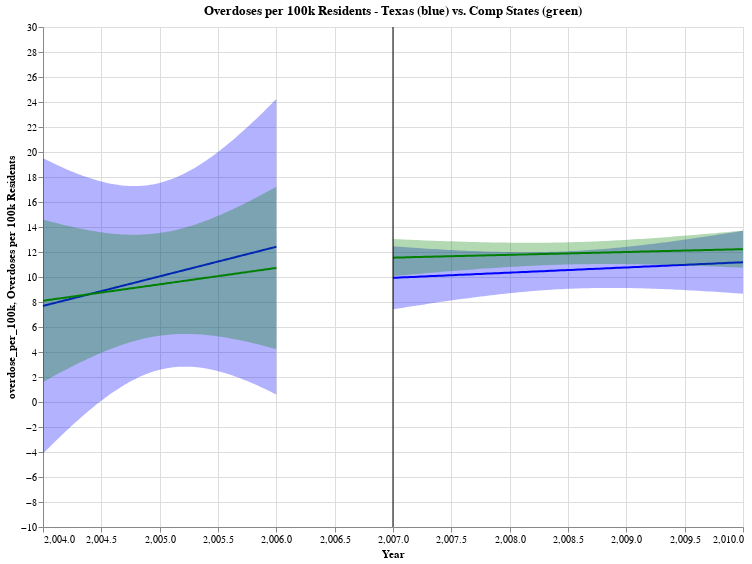

Notebook cell for this chart:
### Code cell
(reg_chart_tx_b4 + reg_chart_tx_after + reg_chart_comp_b4 + reg_chart_comp_after + line).properties(width=700, height=500)

### Figure 1 — Vega-Lite specification as saved in the notebook (floating-point values rounded to 4 significant figures)
{"config": {"view": {"continuousWidth": 400, "continuousHeight": 300}}, "layer": [{"mark": "errorband", "encoding": {"color": {"value": "blue"}, "x": {"field": "Year", "type": "quantitative"}, "y": {"field": "ci_low", "title": "overdose_per_100k", "type": "quantitative"}, "y2": {"field": "ci_high"}}}, {"mark": "line", "encoding": {"color": {"value": "blue"}, "x": {"field": "Year", "scale": {"zero": false}, "title": "Year", "type": "quantitative"}, "y": {"field": "overdose_per_100k", "scale": {"zero": false}, "title": "Overdoses per 100k Residents", "type": "quantitative"}}, "title": "Overdoses per 100k Residents - Texas (blue) vs. Comp States (green)"}, {"layer": [{"mark": "errorband", "encoding": {"color": {"value": "blue"}, "x": {"field": "Year", "type": "quantitative"}, "y": {"field": "ci_low", "title": "overdose_per_100k", "type": "quantitative"}, "y2": {"field": "ci_high"}}}, {"mark": "line", "encoding": {"color": {"value": "blue"}, "x": {"field": "Year", "scale": {"zero": false}, "title": "Year", "type": "quantitative"}, "y": {"field": "overdose_per_100k", "scale": {"zero": false}, "title": "Overdoses per 100k Residents", "type": "quantitative"}}, "title": "Overdoses per 100k Residents - Texas (blue) vs. Comp States (green)"}], "data": {"name": "data-5cb41b85d7b09323a533f4be7471e7a3"}}, {"layer": [{"mark": "errorband", "encoding": {"color": {"value": "green"}, "x": {"field": "Year", "type": "quantitative"}, "y": {"field": "ci_low", "title": "overdose_per_100k", "type": "quantitative"}, "y2": {"field": "ci_high"}}}, {"mark": "line", "encoding": {"color": {"value": "green"}, "x": {"field": "Year", "scale": {"zero": false}, "title": "Year", "type": "quantitative"}, "y": {"field": "overdose_per_100k", "scale": {"zero": false}, "title": "Overdoses per 100k Residents", "type": "quantitative"}}, "title": "Overdoses per 100k Residents - Comp States"}], "data": {"name": "data-4c9994d3fb54210284970ab043976a4b"}}, {"layer": [{"mark": "errorband", "encoding": {"color": {"value": "green"}, "x": {"field": "Year", "type": "quantitative"}, "y": {"field": "ci_low", "title": "overdose_per_100k", "type": "quantitative"}, "y2": {"field": "ci_high"}}}, {"mark": "line", "encoding": {"color": {"value": "green"}, "x": {"field": "Year", "scale": {"zero": false}, "title": "Year", "type": "quantitative"}, "y": {"field": "overdose_per_100k", "scale": {"zero": false}, "title": "Overdoses per 100k Residents", "type": "quantitative"}}, "title": "Overdoses per 100k Residents - Comp States"}], "data": {"name": "data-390e4ed2e9b3b21114fd1c2f4bd684e0"}}, {"data": {"name": "data-666077794fe9b0ba4baa1b4b43e5789c"}, "mark": "rule", "encoding": {"color": {"field": "color", "scale": null, "type": "nominal"}, "x": {"field": "Date", "type": "quantitative"}}}], "data": {"name": "data-170b0f9d3f0b2bb10b5957f3c18a6f65"}, "height": 500, "width": 700, "$schema": "https://vega.github.io/schema/vega-lite/v4.17.0.json", "datasets": {"data-170b0f9d3f0b2bb10b5957f3c18a6f65": [{"Year": 2004.0, "overdose_per_100k": 7.687, "ci_low": -4.135, "ci_high": 19.51}, {"Year": 2004.0, "overdose_per_100k": 7.734, "ci_low": -3.946, "ci_high": 19.41}, {"Year": 2004.0, "overdose_per_100k": 7.781, "ci_low": -3.759, "ci_high": 19.32}, {"Year": 2004.0, "overdose_per_100k": 7.829, "ci_low": -3.573, "ci_high": 19.23}, {"Year": 2004.0, "overdose_per_100k": 7.876, "ci_low": -3.388, "ci_high": 19.14}, {"Year": 2004.0, "overdose_per_100k": 7.923, "ci_low": -3.204, "ci_high": 19.05}, {"Year": 2004.0, "overdose_per_100k": 7.971, "ci_low": -3.022, "ci_high": 18.96}, {"Year": 2004.0, "overdose_per_100k": 8.018, "ci_low": -2.841, "ci_high": 18.88}, {"Year": 2004.0, "overdose_per_100k": 8.065, "ci_low": -2.662, "ci_high": 18.79}, {"Year": 2004.0, "overdose_per_100k": 8.113, "ci_low": -2.484, "ci_high": 18.71}, {"Year": 2004.0, "overdose_per_100k": 8.16, "ci_low": -2.308, "ci_high": 18.63}, {"Year": 2004.0, "overdose_per_100k": 8.207, "ci_low": -2.133, "ci_high": 18.55}, {"Year": 2004.0, "overdose_per_100k": 8.255, "ci_low": -1.96, "ci_high": 18.47}, {"Year": 2004.0, "overdose_per_100k": 8.302, "ci_low": -1.789, "ci_high": 18.39}, {"Year": 2004.0, "overdose_per_100k": 8.349, "ci_low": -1.619, "ci_high": 18.32}, {"Year": 2004.0, "overdose_per_100k": 8.396, "ci_low": -1.452, "ci_high": 18.24}, {"Year": 2004.0, "overdose_per_100k": 8.444, "ci_low": -1.286, "ci_high": 18.17}, {"Year": 2004.0, "overdose_per_100k": 8.491, "ci_low": -1.123, "ci_high": 18.11}, {"Year": 2004.0, "overdose_per_100k": 8.538, "ci_low": -0.9616, "ci_high": 18.04}, {"Year": 2004.0, "overdose_per_100k": 8.586, "ci_low": -0.8024, "ci_high": 17.97}, {"Year": 2004.0, "overdose_per_100k": 8.633, "ci_low": -0.6455, "ci_high": 17.91}, {"Year": 2004.0, "overdose_per_100k": 8.68, "ci_low": -0.4909, "ci_high": 17.85}, {"Year": 2004.0, "overdose_per_100k": 8.728, "ci_low": -0.3388, "ci_high": 17.79}, {"Year": 2004.0, "overdose_per_100k": 8.775, "ci_low": -0.1891, "ci_high": 17.74}, {"Year": 2004.0, "overdose_per_100k": 8.822, "ci_low": -0.04212, "ci_high": 17.69}, {"Year": 2004.0, "overdose_per_100k": 8.87, "ci_low": 0.1022, "ci_high": 17.64}, {"Year": 2005.0, "overdose_per_100k": 8.917, "ci_low": 0.2438, "ci_high": 17.59}, {"Year": 2005.0, "overdose_per_100k": 8.964, "ci_low": 0.3824, "ci_high": 17.55}, {"Year": 2005.0, "overdose_per_100k": 9.012, "ci_low": 0.5181, "ci_high": 17.5}, {"Year": 2005.0, "overdose_per_100k": 9.059, "ci_low": 0.6508, "ci_high": 17.47}, {"Year": 2005.0, "overdose_per_100k": 9.106, "ci_low": 0.7803, "ci_high": 17.43}, {"Year": 2005.0, "overdose_per_100k": 9.153, "ci_low": 0.9065, "ci_high": 17.4}, {"Year": 2005.0, "overdose_per_100k": 9.201, "ci_low": 1.029, "ci_high": 17.37}, {"Year": 2005.0, "overdose_per_100k": 9.248, "ci_low": 1.149, "ci_high": 17.35}, {"Year": 2005.0, "overdose_per_100k": 9.295, "ci_low": 1.265, "ci_high": 17.33}, {"Year": 2005.0, "overdose_per_100k": 9.343, "ci_low": 1.377, "ci_high": 17.31}, {"Year": 2005.0, "overdose_per_100k": 9.39, "ci_low": 1.486, "ci_high": 17.29}, {"Year": 2005.0, "overdose_per_100k": 9.437, "ci_low": 1.591, "ci_high": 17.28}, {"Year": 2005.0, "overdose_per_100k": 9.485, "ci_low": 1.691, "ci_high": 17.28}, {"Year": 2005.0, "overdose_per_100k": 9.532, "ci_low": 1.788, "ci_high": 17.28}, {"Year": 2005.0, "overdose_per_100k": 9.579, "ci_low": 1.881, "ci_high": 17.28}, {"Year": 2005.0, "overdose_per_100k": 9.627, "ci_low": 1.97, "ci_high": 17.28}, {"Year": 2005.0, "overdose_per_100k": 9.674, "ci_low": 2.055, "ci_high": 17.29}, {"Year": 2005.0, "overdose_per_100k": 9.721, "ci_low": 2.135, "ci_high": 17.31}, {"Year": 2005.0, "overdose_per_100k": 9.768, "ci_low": 2.211, "ci_high": 17.33}, {"Year": 2005.0, "overdose_per_100k": 9.816, "ci_low": 2.283, "ci_high": 17.35}, {"Year": 2005.0, "overdose_per_100k": 9.863, "ci_low": 2.35, "ci_high": 17.38}, {"Year": 2005.0, "overdose_per_100k": 9.91, "ci_low": 2.413, "ci_high": 17.41}, {"Year": 2005.0, "overdose_per_100k": 9.958, "ci_low": 2.472, "ci_high": 17.44}, {"Year": 2005.0, "overdose_per_100k": 10.0, "ci_low": 2.526, "ci_high": 17.48}, {"Year": 2005.0, "overdose_per_100k": 10.05, "ci_low": 2.575, "ci_high": 17.53}, {"Year": 2005.0, "overdose_per_100k": 10.1, "ci_low": 2.621, "ci_high": 17.58}, {"Year": 2005.0, "overdose_per_100k": 10.15, "ci_low": 2.661, "ci_high": 17.63}, {"Year": 2005.0, "overdose_per_100k": 10.19, "ci_low": 2.697, "ci_high": 17.69}, {"Year": 2005.0, "overdose_per_100k": 10.24, "ci_low": 2.729, "ci_high": 17.75}, {"Year": 2005.0, "overdose_per_100k": 10.29, "ci_low": 2.756, "ci_high": 17.82}, {"Year": 2005.0, "overdose_per_100k": 10.34, "ci_low": 2.779, "ci_high": 17.89}, {"Year": 2005.0, "overdose_per_100k": 10.38, "ci_low": 2.798, "ci_high": 17.97}, {"Year": 2005.0, "overdose_per_100k": 10.43, "ci_low": 2.812, "ci_high": 18.05}, {"Year": 2005.0, "overdose_per_100k": 10.48, "ci_low": 2.822, "ci_high": 18.13}, {"Year": 2005.0, "overdose_per_100k": 10.53, "ci_low": 2.828, "ci_high": 18.22}, {"Year": 2005.0, "overdose_per_100k": 10.57, "ci_low": 2.829, "ci_high": 18.32}, {"Year": 2005.0, "overdose_per_100k": 10.62, "ci_low": 2.827, "ci_high": 18.41}, {"Year": 2005.0, "overdose_per_100k": 10.67, "ci_low": 2.821, "ci_high": 18.51}, {"Year": 2005.0, "overdose_per_100k": 10.71, "ci_low": 2.81, "ci_high": 18.62}, {"Year": 2005.0, "overdose_per_100k": 10.76, "ci_low": 2.796, "ci_high": 18.73}, {"Year": 2005.0, "overdose_per_100k": 10.81, "ci_low": 2.779, "ci_high": 18.84}, {"Year": 2005.0, "overdose_per_100k": 10.86, "ci_low": 2.757, "ci_high": 18.96}, {"Year": 2005.0, "overdose_per_100k": 10.9, "ci_low": 2.733, "ci_high": 19.08}, {"Year": 2005.0, "overdose_per_100k": 10.95, "ci_low": 2.704, "ci_high": 19.2}, {"Year": 2005.0, "overdose_per_100k": 11.0, "ci_low": 2.673, "ci_high": 19.32}, {"Year": 2005.0, "overdose_per_100k": 11.05, "ci_low": 2.638, "ci_high": 19.45}, {"Year": 2005.0, "overdose_per_100k": 11.09, "ci_low": 2.6, "ci_high": 19.59}, {"Year": 2005.0, "overdose_per_100k": 11.14, "ci_low": 2.559, "ci_high": 19.72}, {"Year": 2005.0, "overdose_per_100k": 11.19, "ci_low": 2.515, "ci_high": 19.86}, {"Year": 2005.0, "overdose_per_100k": 11.24, "ci_low": 2.468, "ci_high": 20.0}, {"Year": 2006.0, "overdose_per_100k": 11.28, "ci_low": 2.418, "ci_high": 20.15}, {"Year": 2006.0, "overdose_per_100k": 11.33, "ci_low": 2.366, "ci_high": 20.29}, {"Year": 2006.0, "overdose_per_100k": 11.38, "ci_low": 2.311, "ci_high": 20.44}, {"Year": 2006.0, "overdose_per_100k": 11.42, "ci_low": 2.253, "ci_high": 20.6}, {"Year": 2006.0, "overdose_per_100k": 11.47, "ci_low": 2.193, "ci_high": 20.75}, {"Year": 2006.0, "overdose_per_100k": 11.52, "ci_low": 2.131, "ci_high": 20.91}, {"Year": 2006.0, "overdose_per_100k": 11.57, "ci_low": 2.066, "ci_high": 21.07}, {"Year": 2006.0, "overdose_per_100k": 11.61, "ci_low": 1.999, "ci_high": 21.23}, {"Year": 2006.0, "overdose_per_100k": 11.66, "ci_low": 1.931, "ci_high": 21.39}, {"Year": 2006.0, "overdose_per_100k": 11.71, "ci_low": 1.86, "ci_high": 21.56}, {"Year": 2006.0, "overdose_per_100k": 11.76, "ci_low": 1.787, "ci_high": 21.72}, {"Year": 2006.0, "overdose_per_100k": 11.8, "ci_low": 1.712, "ci_high": 21.89}, {"Year": 2006.0, "overdose_per_100k": 11.85, "ci_low": 1.635, "ci_high": 22.06}, {"Year": 2006.0, "overdose_per_100k": 11.9, "ci_low": 1.557, "ci_high": 22.24}, {"Year": 2006.0, "overdose_per_100k": 11.94, "ci_low": 1.477, "ci_high": 22.41}, {"Year": 2006.0, "overdose_per_100k": 11.99, "ci_low": 1.395, "ci_high": 22.59}, {"Year": 2006.0, "overdose_per_100k": 12.04, "ci_low": 1.312, "ci_high": 22.77}, {"Year": 2006.0, "overdose_per_100k": 12.09, "ci_low": 1.227, "ci_high": 22.95}, {"Year": 2006.0, "overdose_per_100k": 12.13, "ci_low": 1.141, "ci_high": 23.13}, {"Year": 2006.0, "overdose_per_100k": 12.18, "ci_low": 1.054, "ci_high": 23.31}, {"Year": 2006.0, "overdose_per_100k": 12.23, "ci_low": 0.9645, "ci_high": 23.49}, {"Year": 2006.0, "overdose_per_100k": 12.28, "ci_low": 0.8742, "ci_high": 23.68}, {"Year": 2006.0, "overdose_per_100k": 12.32, "ci_low": 0.7826, "ci_high": 23.86}, {"Year": 2006.0, "overdose_per_100k": 12.37, "ci_low": 0.6898, "ci_high": 24.05}, {"Year": 2006.0, "overdose_per_100k": 12.42, "ci_low": 0.5959, "ci_high": 24.24}], "data-5cb41b85d7b09323a533f4be7471e7a3": [{"Year": 2007.0, "overdose_per_100k": 9.933, "ci_low": 7.416, "ci_high": 12.45}, {"Year": 2007.0, "overdose_per_100k": 9.946, "ci_low": 7.46, "ci_high": 12.43}, {"Year": 2007.0, "overdose_per_100k": 9.958, "ci_low": 7.505, "ci_high": 12.41}, {"Year": 2007.0, "overdose_per_100k": 9.971, "ci_low": 7.549, "ci_high": 12.39}, {"Year": 2007.0, "overdose_per_100k": 9.983, "ci_low": 7.593, "ci_high": 12.37}, {"Year": 2007.0, "overdose_per_100k": 9.996, "ci_low": 7.637, "ci_high": 12.35}, {"Year": 2007.0, "overdose_per_100k": 10.01, "ci_low": 7.68, "ci_high": 12.34}, {"Year": 2007.0, "overdose_per_100k": 10.02, "ci_low": 7.723, "ci_high": 12.32}, {"Year": 2007.0, "overdose_per_100k": 10.03, "ci_low": 7.766, "ci_high": 12.3}, {"Year": 2007.0, "overdose_per_100k": 10.05, "ci_low": 7.809, "ci_high": 12.28}, {"Year": 2007.0, "overdose_per_100k": 10.06, "ci_low": 7.851, "ci_high": 12.27}, {"Year": 2007.0, "overdose_per_100k": 10.07, "ci_low": 7.893, "ci_high": 12.25}, {"Year": 2007.0, "overdose_per_100k": 10.08, "ci_low": 7.934, "ci_high": 12.23}, {"Year": 2007.0, "overdose_per_100k": 10.1, "ci_low": 7.975, "ci_high": 12.22}, {"Year": 2007.0, "overdose_per_100k": 10.11, "ci_low": 8.016, "ci_high": 12.2}, {"Year": 2007.0, "overdose_per_100k": 10.12, "ci_low": 8.056, "ci_high": 12.18}, {"Year": 2007.0, "overdose_per_100k": 10.13, "ci_low": 8.096, "ci_high": 12.17}, {"Year": 2008.0, "overdose_per_100k": 10.15, "ci_low": 8.136, "ci_high": 12.16}, {"Year": 2008.0, "overdose_per_100k": 10.16, "ci_low": 8.175, "ci_high": 12.14}, {"Year": 2008.0, "overdose_per_100k": 10.17, "ci_low": 8.213, "ci_high": 12.13}, {"Year": 2008.0, "overdose_per_100k": 10.18, "ci_low": 8.251, "ci_high": 12.11}, {"Year": 2008.0, "overdose_per_100k": 10.2, "ci_low": 8.289, "ci_high": 12.1}, {"Year": 2008.0, "overdose_per_100k": 10.21, "ci_low": 8.326, "ci_high": 12.09}, {"Year": 2008.0, "overdose_per_100k": 10.22, "ci_low": 8.362, "ci_high": 12.08}, {"Year": 2008.0, "overdose_per_100k": 10.23, "ci_low": 8.398, "ci_high": 12.07}, {"Year": 2008.0, "overdose_per_100k": 10.25, "ci_low": 8.433, "ci_high": 12.06}, {"Year": 2008.0, "overdose_per_100k": 10.26, "ci_low": 8.468, "ci_high": 12.05}, {"Year": 2008.0, "overdose_per_100k": 10.27, "ci_low": 8.502, "ci_high": 12.04}, {"Year": 2008.0, "overdose_per_100k": 10.28, "ci_low": 8.535, "ci_high": 12.03}, {"Year": 2008.0, "overdose_per_100k": 10.3, "ci_low": 8.568, "ci_high": 12.02}, {"Year": 2008.0, "overdose_per_100k": 10.31, "ci_low": 8.6, "ci_high": 12.02}, {"Year": 2008.0, "overdose_per_100k": 10.32, "ci_low": 8.631, "ci_high": 12.01}, {"Year": 2008.0, "overdose_per_100k": 10.33, "ci_low": 8.662, "ci_high": 12.0}, {"Year": 2008.0, "overdose_per_100k": 10.35, "ci_low": 8.691, "ci_high": 12.0}, {"Year": 2008.0, "overdose_per_100k": 10.36, "ci_low": 8.72, "ci_high": 12.0}, {"Year": 2008.0, "overdose_per_100k": 10.37, "ci_low": 8.748, "ci_high": 11.99}, {"Year": 2008.0, "overdose_per_100k": 10.38, "ci_low": 8.775, "ci_high": 11.99}, {"Year": 2008.0, "overdose_per_100k": 10.39, "ci_low": 8.801, "ci_high": 11.99}, {"Year": 2008.0, "overdose_per_100k": 10.41, "ci_low": 8.827, "ci_high": 11.99}, {"Year": 2008.0, "overdose_per_100k": 10.42, "ci_low": 8.851, "ci_high": 11.99}, {"Year": 2008.0, "overdose_per_100k": 10.43, "ci_low": 8.875, "ci_high": 11.99}, {"Year": 2008.0, "overdose_per_100k": 10.44, "ci_low": 8.897, "ci_high": 11.99}, {"Year": 2008.0, "overdose_per_100k": 10.46, "ci_low": 8.918, "ci_high": 12.0}, {"Year": 2008.0, "overdose_per_100k": 10.47, "ci_low": 8.939, "ci_high": 12.0}, {"Year": 2008.0, "overdose_per_100k": 10.48, "ci_low": 8.958, "ci_high": 12.01}, {"Year": 2008.0, "overdose_per_100k": 10.49, "ci_low": 8.977, "ci_high": 12.01}, {"Year": 2008.0, "overdose_per_100k": 10.51, "ci_low": 8.994, "ci_high": 12.02}, {"Year": 2008.0, "overdose_per_100k": 10.52, "ci_low": 9.01, "ci_high": 12.03}, {"Year": 2008.0, "overdose_per_100k": 10.53, "ci_low": 9.025, "ci_high": 12.04}, {"Year": 2008.0, "overdose_per_100k": 10.54, "ci_low": 9.04, "ci_high": 12.05}, {"Year": 2008.0, "overdose_per_100k": 10.56, "ci_low": 9.053, "ci_high": 12.06}, {"Year": 2009.0, "overdose_per_100k": 10.57, "ci_low": 9.064, "ci_high": 12.07}, {"Year": 2009.0, "overdose_per_100k": 10.58, "ci_low": 9.075, "ci_high": 12.09}, {"Year": 2009.0, "overdose_per_100k": 10.59, "ci_low": 9.085, "ci_high": 12.1}, {"Year": 2009.0, "overdose_per_100k": 10.61, "ci_low": 9.094, "ci_high": 12.12}, {"Year": 2009.0, "overdose_per_100k": 10.62, "ci_low": 9.101, "ci_high": 12.14}, {"Year": 2009.0, "overdose_per_100k": 10.63, "ci_low": 9.108, "ci_high": 12.16}, {"Year": 2009.0, "overdose_per_100k": 10.64, "ci_low": 9.114, "ci_high": 12.18}, {"Year": 2009.0, "overdose_per_100k": 10.66, "ci_low": 9.118, "ci_high": 12.2}, {"Year": 2009.0, "overdose_per_100k": 10.67, "ci_low": 9.122, "ci_high": 12.22}, {"Year": 2009.0, "overdose_per_100k": 10.68, "ci_low": 9.124, "ci_high": 12.24}, {"Year": 2009.0, "overdose_per_100k": 10.69, "ci_low": 9.126, "ci_high": 12.26}, {"Year": 2009.0, "overdose_per_100k": 10.71, "ci_low": 9.126, "ci_high": 12.29}, {"Year": 2009.0, "overdose_per_100k": 10.72, "ci_low": 9.126, "ci_high": 12.31}, {"Year": 2009.0, "overdose_per_100k": 10.73, "ci_low": 9.125, "ci_high": 12.34}, {"Year": 2009.0, "overdose_per_100k": 10.74, "ci_low": 9.122, "ci_high": 12.37}, {"Year": 2009.0, "overdose_per_100k": 10.76, "ci_low": 9.119, "ci_high": 12.39}, {"Year": 2009.0, "overdose_per_100k": 10.77, "ci_low": 9.116, "ci_high": 12.42}, {"Year": 2009.0, "overdose_per_100k": 10.78, "ci_low": 9.111, "ci_high": 12.45}, {"Year": 2009.0, "overdose_per_100k": 10.79, "ci_low": 9.105, "ci_high": 12.48}, {"Year": 2009.0, "overdose_per_100k": 10.81, "ci_low": 9.099, "ci_high": 12.51}, {"Year": 2009.0, "overdose_per_100k": 10.82, "ci_low": 9.092, "ci_high": 12.55}, {"Year": 2009.0, "overdose_per_100k": 10.83, "ci_low": 9.084, "ci_high": 12.58}, {"Year": 2009.0, "overdose_per_100k": 10.84, "ci_low": 9.076, "ci_high": 12.61}, {"Year": 2009.0, "overdose_per_100k": 10.86, "ci_low": 9.067, "ci_high": 12.65}, {"Year": 2009.0, "overdose_per_100k": 10.87, "ci_low": 9.057, "ci_high": 12.68}, {"Year": 2009.0, "overdose_per_100k": 10.88, "ci_low": 9.047, "ci_high": 12.72}, {"Year": 2009.0, "overdose_per_100k": 10.89, "ci_low": 9.036, "ci_high": 12.75}, {"Year": 2009.0, "overdose_per_100k": 10.91, "ci_low": 9.025, "ci_high": 12.79}, {"Year": 2009.0, "overdose_per_100k": 10.92, "ci_low": 9.013, "ci_high": 12.83}, {"Year": 2009.0, "overdose_per_100k": 10.93, "ci_low": 9.0, "ci_high": 12.86}, {"Year": 2009.0, "overdose_per_100k": 10.94, "ci_low": 8.987, "ci_high": 12.9}, {"Year": 2009.0, "overdose_per_100k": 10.96, "ci_low": 8.973, "ci_high": 12.94}, {"Year": 2009.0, "overdose_per_100k": 10.97, "ci_low": 8.959, "ci_high": 12.98}, {"Year": 2010.0, "overdose_per_100k": 10.98, "ci_low": 8.945, "ci_high": 13.02}, {"Year": 2010.0, "overdose_per_100k": 10.99, "ci_low": 8.93, "ci_high": 13.06}, {"Year": 2010.0, "overdose_per_100k": 11.01, "ci_low": 8.914, "ci_high": 13.1}, {"Year": 2010.0, "overdose_per_100k": 11.02, "ci_low": 8.899, "ci_high": 13.14}, {"Year": 2010.0, "overdose_per_100k": 11.03, "ci_low": 8.882, "ci_high": 13.18}, {"Year": 2010.0, "overdose_per_100k": 11.04, "ci_low": 8.866, "ci_high": 13.22}, {"Year": 2010.0, "overdose_per_100k": 11.06, "ci_low": 8.849, "ci_high": 13.26}, {"Year": 2010.0, "overdose_per_100k": 11.07, "ci_low": 8.832, "ci_high": 13.31}, {"Year": 2010.0, "overdose_per_100k": 11.08, "ci_low": 8.814, "ci_high": 13.35}, {"Year": 2010.0, "overdose_per_100k": 11.09, "ci_low": 8.796, "ci_high": 13.39}, {"Year": 2010.0, "overdose_per_100k": 11.11, "ci_low": 8.778, "ci_high": 13.43}, {"Year": 2010.0, "overdose_per_100k": 11.12, "ci_low": 8.76, "ci_high": 13.48}, {"Year": 2010.0, "overdose_per_100k": 11.13, "ci_low": 8.741, "ci_high": 13.52}, {"Year": 2010.0, "overdose_per_100k": 11.14, "ci_low": 8.722, "ci_high": 13.57}, {"Year": 2010.0, "overdose_per_100k": 11.16, "ci_low": 8.703, "ci_high": 13.61}, {"Year": 2010.0, "overdose_per_100k": 11.17, "ci_low": 8.683, "ci_high": 13.65}, {"Year": 2010.0, "overdose_per_100k": 11.18, "ci_low": 8.663, "ci_high": 13.7}], "data-4c9994d3fb54210284970ab043976a4b": [{"Year": 2004.0, "overdose_per_100k": 8.101, "ci_low": 1.6, "ci_high": 14.6}, {"Year": 2004.0, "overdose_per_100k": 8.127, "ci_low": 1.704, "ci_high": 14.55}, {"Year": 2004.0, "overdose_per_100k": 8.153, "ci_low": 1.807, "ci_high": 14.5}, {"Year": 2004.0, "overdose_per_100k": 8.179, "ci_low": 1.91, "ci_high": 14.45}, {"Year": 2004.0, "overdose_per_100k": 8.206, "ci_low": 2.012, "ci_high": 14.4}, {"Year": 2004.0, "overdose_per_100k": 8.232, "ci_low": 2.113, "ci_high": 14.35}, {"Year": 2004.0, "overdose_per_100k": 8.258, "ci_low": 2.213, "ci_high": 14.3}, {"Year": 2004.0, "overdose_per_100k": 8.284, "ci_low": 2.313, "ci_high": 14.26}, {"Year": 2004.0, "overdose_per_100k": 8.311, "ci_low": 2.412, "ci_high": 14.21}, {"Year": 2004.0, "overdose_per_100k": 8.337, "ci_low": 2.51, "ci_high": 14.16}, {"Year": 2004.0, "overdose_per_100k": 8.363, "ci_low": 2.607, "ci_high": 14.12}, {"Year": 2004.0, "overdose_per_100k": 8.389, "ci_low": 2.703, "ci_high": 14.08}, {"Year": 2004.0, "overdose_per_100k": 8.416, "ci_low": 2.799, "ci_high": 14.03}, {"Year": 2004.0, "overdose_per_100k": 8.442, "ci_low": 2.893, "ci_high": 13.99}, {"Year": 2004.0, "overdose_per_100k": 8.468, "ci_low": 2.986, "ci_high": 13.95}, {"Year": 2004.0, "overdose_per_100k": 8.494, "ci_low": 3.079, "ci_high": 13.91}, {"Year": 2004.0, "overdose_per_100k": 8.521, "ci_low": 3.17, "ci_high": 13.87}, {"Year": 2004.0, "overdose_per_100k": 8.547, "ci_low": 3.26, "ci_high": 13.83}, {"Year": 2004.0, "overdose_per_100k": 8.573, "ci_low": 3.349, "ci_high": 13.8}, {"Year": 2004.0, "overdose_per_100k": 8.599, "ci_low": 3.437, "ci_high": 13.76}, {"Year": 2004.0, "overdose_per_100k": 8.626, "ci_low": 3.523, "ci_high": 13.73}, {"Year": 2004.0, "overdose_per_100k": 8.652, "ci_low": 3.609, "ci_high": 13.69}, {"Year": 2004.0, "overdose_per_100k": 8.678, "ci_low": 3.693, "ci_high": 13.66}, {"Year": 2004.0, "overdose_per_100k": 8.704, "ci_low": 3.775, "ci_high": 13.63}, {"Year": 2004.0, "overdose_per_100k": 8.731, "ci_low": 3.856, "ci_high": 13.6}, {"Year": 2004.0, "overdose_per_100k": 8.757, "ci_low": 3.936, "ci_high": 13.58}, {"Year": 2005.0, "overdose_per_100k": 8.783, "ci_low": 4.014, "ci_high": 13.55}, {"Year": 2005.0, "overdose_per_100k": 8.809, "ci_low": 4.09, "ci_high": 13.53}, {"Year": 2005.0, "overdose_per_100k": 8.836, "ci_low": 4.165, "ci_high": 13.51}, {"Year": 2005.0, "overdose_per_100k": 8.862, "ci_low": 4.238, "ci_high": 13.49}, {"Year": 2005.0, "overdose_per_100k": 8.888, "ci_low": 4.31, "ci_high": 13.47}, {"Year": 2005.0, "overdose_per_100k": 8.914, "ci_low": 4.379, "ci_high": 13.45}, {"Year": 2005.0, "overdose_per_100k": 8.941, "ci_low": 4.447, "ci_high": 13.43}, {"Year": 2005.0, "overdose_per_100k": 8.967, "ci_low": 4.513, "ci_high": 13.42}, {"Year": 2005.0, "overdose_per_100k": 8.993, "ci_low": 4.577, "ci_high": 13.41}, {"Year": 2005.0, "overdose_per_100k": 9.019, "ci_low": 4.639, "ci_high": 13.4}, {"Year": 2005.0, "overdose_per_100k": 9.046, "ci_low": 4.699, "ci_high": 13.39}, {"Year": 2005.0, "overdose_per_100k": 9.072, "ci_low": 4.757, "ci_high": 13.39}, {"Year": 2005.0, "overdose_per_100k": 9.098, "ci_low": 4.813, "ci_high": 13.38}, {"Year": 2005.0, "overdose_per_100k": 9.124, "ci_low": 4.866, "ci_high": 13.38}, {"Year": 2005.0, "overdose_per_100k": 9.151, "ci_low": 4.918, "ci_high": 13.38}, {"Year": 2005.0, "overdose_per_100k": 9.177, "ci_low": 4.967, "ci_high": 13.39}, {"Year": 2005.0, "overdose_per_100k": 9.203, "ci_low": 5.013, "ci_high": 13.39}, {"Year": 2005.0, "overdose_per_100k": 9.229, "ci_low": 5.058, "ci_high": 13.4}, {"Year": 2005.0, "overdose_per_100k": 9.256, "ci_low": 5.1, "ci_high": 13.41}, {"Year": 2005.0, "overdose_per_100k": 9.282, "ci_low": 5.14, "ci_high": 13.42}, {"Year": 2005.0, "overdose_per_100k": 9.308, "ci_low": 5.177, "ci_high": 13.44}, {"Year": 2005.0, "overdose_per_100k": 9.334, "ci_low": 5.212, "ci_high": 13.46}, {"Year": 2005.0, "overdose_per_100k": 9.361, "ci_low": 5.244, "ci_high": 13.48}, {"Year": 2005.0, "overdose_per_100k": 9.387, "ci_low": 5.274, "ci_high": 13.5}, {"Year": 2005.0, "overdose_per_100k": 9.413, "ci_low": 5.302, "ci_high": 13.52}, {"Year": 2005.0, "overdose_per_100k": 9.439, "ci_low": 5.327, "ci_high": 13.55}, {"Year": 2005.0, "overdose_per_100k": 9.466, "ci_low": 5.349, "ci_high": 13.58}, {"Year": 2005.0, "overdose_per_100k": 9.492, "ci_low": 5.369, "ci_high": 13.61}, {"Year": 2005.0, "overdose_per_100k": 9.518, "ci_low": 5.387, "ci_high": 13.65}, {"Year": 2005.0, "overdose_per_100k": 9.544, "ci_low": 5.402, "ci_high": 13.69}, {"Year": 2005.0, "overdose_per_100k": 9.571, "ci_low": 5.415, "ci_high": 13.73}, {"Year": 2005.0, "overdose_per_100k": 9.597, "ci_low": 5.425, "ci_high": 13.77}, {"Year": 2005.0, "overdose_per_100k": 9.623, "ci_low": 5.433, "ci_high": 13.81}, {"Year": 2005.0, "overdose_per_100k": 9.649, "ci_low": 5.439, "ci_high": 13.86}, {"Year": 2005.0, "overdose_per_100k": 9.676, "ci_low": 5.443, "ci_high": 13.91}, {"Year": 2005.0, "overdose_per_100k": 9.702, "ci_low": 5.444, "ci_high": 13.96}, {"Year": 2005.0, "overdose_per_100k": 9.728, "ci_low": 5.443, "ci_high": 14.01}, {"Year": 2005.0, "overdose_per_100k": 9.754, "ci_low": 5.44, "ci_high": 14.07}, {"Year": 2005.0, "overdose_per_100k": 9.781, "ci_low": 5.434, "ci_high": 14.13}, {"Year": 2005.0, "overdose_per_100k": 9.807, "ci_low": 5.427, "ci_high": 14.19}, {"Year": 2005.0, "overdose_per_100k": 9.833, "ci_low": 5.417, "ci_high": 14.25}, {"Year": 2005.0, "overdose_per_100k": 9.859, "ci_low": 5.406, "ci_high": 14.31}, {"Year": 2005.0, "overdose_per_100k": 9.886, "ci_low": 5.392, "ci_high": 14.38}, {"Year": 2005.0, "overdose_per_100k": 9.912, "ci_low": 5.377, "ci_high": 14.45}, {"Year": 2005.0, "overdose_per_100k": 9.938, "ci_low": 5.36, "ci_high": 14.52}, {"Year": 2005.0, "overdose_per_100k": 9.964, "ci_low": 5.341, "ci_high": 14.59}, {"Year": 2005.0, "overdose_per_100k": 9.991, "ci_low": 5.32, "ci_high": 14.66}, {"Year": 2005.0, "overdose_per_100k": 10.02, "ci_low": 5.298, "ci_high": 14.74}, {"Year": 2005.0, "overdose_per_100k": 10.04, "ci_low": 5.274, "ci_high": 14.81}, {"Year": 2005.0, "overdose_per_100k": 10.07, "ci_low": 5.248, "ci_high": 14.89}, {"Year": 2006.0, "overdose_per_100k": 10.1, "ci_low": 5.221, "ci_high": 14.97}, {"Year": 2006.0, "overdose_per_100k": 10.12, "ci_low": 5.193, "ci_high": 15.05}, {"Year": 2006.0, "overdose_per_100k": 10.15, "ci_low": 5.163, "ci_high": 15.13}, {"Year": 2006.0, "overdose_per_100k": 10.17, "ci_low": 5.131, "ci_high": 15.22}, {"Year": 2006.0, "overdose_per_100k": 10.2, "ci_low": 5.098, "ci_high": 15.3}, {"Year": 2006.0, "overdose_per_100k": 10.23, "ci_low": 5.064, "ci_high": 15.39}, {"Year": 2006.0, "overdose_per_100k": 10.25, "ci_low": 5.029, "ci_high": 15.48}, {"Year": 2006.0, "overdose_per_100k": 10.28, "ci_low": 4.993, "ci_high": 15.57}, {"Year": 2006.0, "overdose_per_100k": 10.31, "ci_low": 4.955, "ci_high": 15.66}, {"Year": 2006.0, "overdose_per_100k": 10.33, "ci_low": 4.916, "ci_high": 15.75}, {"Year": 2006.0, "overdose_per_100k": 10.36, "ci_low": 4.877, "ci_high": 15.84}, {"Year": 2006.0, "overdose_per_100k": 10.38, "ci_low": 4.836, "ci_high": 15.93}, {"Year": 2006.0, "overdose_per_100k": 10.41, "ci_low": 4.794, "ci_high": 16.03}, {"Year": 2006.0, "overdose_per_100k": 10.44, "ci_low": 4.751, "ci_high": 16.12}, {"Year": 2006.0, "overdose_per_100k": 10.46, "ci_low": 4.707, "ci_high": 16.22}, {"Year": 2006.0, "overdose_per_100k": 10.49, "ci_low": 4.662, "ci_high": 16.32}, {"Year": 2006.0, "overdose_per_100k": 10.52, "ci_low": 4.617, "ci_high": 16.41}, {"Year": 2006.0, "overdose_per_100k": 10.54, "ci_low": 4.571, "ci_high": 16.51}, {"Year": 2006.0, "overdose_per_100k": 10.57, "ci_low": 4.523, "ci_high": 16.61}, {"Year": 2006.0, "overdose_per_100k": 10.59, "ci_low": 4.475, "ci_high": 16.71}, {"Year": 2006.0, "overdose_per_100k": 10.62, "ci_low": 4.427, "ci_high": 16.81}, {"Year": 2006.0, "overdose_per_100k": 10.65, "ci_low": 4.377, "ci_high": 16.92}, {"Year": 2006.0, "overdose_per_100k": 10.67, "ci_low": 4.327, "ci_high": 17.02}, {"Year": 2006.0, "overdose_per_100k": 10.7, "ci_low": 4.276, "ci_high": 17.12}, {"Year": 2006.0, "overdose_per_100k": 10.73, "ci_low": 4.225, "ci_high": 17.23}], "data-390e4ed2e9b3b21114fd1c2f4bd684e0": [{"Year": 2007.0, "overdose_per_100k": 11.55, "ci_low": 10.06, "ci_high": 13.03}, {"Year": 2007.0, "overdose_per_100k": 11.56, "ci_low": 10.09, "ci_high": 13.02}, {"Year": 2007.0, "overdose_per_100k": 11.56, "ci_low": 10.12, "ci_high": 13.01}, {"Year": 2007.0, "overdose_per_100k": 11.57, "ci_low": 10.14, "ci_high": 13.0}, {"Year": 2007.0, "overdose_per_100k": 11.58, "ci_low": 10.17, "ci_high": 12.99}, {"Year": 2007.0, "overdose_per_100k": 11.58, "ci_low": 10.19, "ci_high": 12.97}, {"Year": 2007.0, "overdose_per_100k": 11.59, "ci_low": 10.22, "ci_high": 12.96}, {"Year": 2007.0, "overdose_per_100k": 11.6, "ci_low": 10.24, "ci_high": 12.95}, {"Year": 2007.0, "overdose_per_100k": 11.6, "ci_low": 10.27, "ci_high": 12.94}, {"Year": 2007.0, "overdose_per_100k": 11.61, "ci_low": 10.29, "ci_high": 12.93}, {"Year": 2007.0, "overdose_per_100k": 11.62, "ci_low": 10.32, "ci_high": 12.92}, {"Year": 2007.0, "overdose_per_100k": 11.62, "ci_low": 10.34, "ci_high": 12.91}, {"Year": 2007.0, "overdose_per_100k": 11.63, "ci_low": 10.36, "ci_high": 12.9}, {"Year": 2007.0, "overdose_per_100k": 11.64, "ci_low": 10.39, "ci_high": 12.89}, {"Year": 2007.0, "overdose_per_100k": 11.64, "ci_low": 10.41, "ci_high": 12.88}, {"Year": 2007.0, "overdose_per_100k": 11.65, "ci_low": 10.43, "ci_high": 12.87}, {"Year": 2007.0, "overdose_per_100k": 11.66, "ci_low": 10.46, "ci_high": 12.86}, {"Year": 2008.0, "overdose_per_100k": 11.66, "ci_low": 10.48, "ci_high": 12.85}, {"Year": 2008.0, "overdose_per_100k": 11.67, "ci_low": 10.5, "ci_high": 12.84}, {"Year": 2008.0, "overdose_per_100k": 11.68, "ci_low": 10.52, "ci_high": 12.83}, {"Year": 2008.0, "overdose_per_100k": 11.69, "ci_low": 10.55, "ci_high": 12.82}, {"Year": 2008.0, "overdose_per_100k": 11.69, "ci_low": 10.57, "ci_high": 12.82}, {"Year": 2008.0, "overdose_per_100k": 11.7, "ci_low": 10.59, "ci_high": 12.81}, {"Year": 2008.0, "overdose_per_100k": 11.71, "ci_low": 10.61, "ci_high": 12.8}, {"Year": 2008.0, "overdose_per_100k": 11.71, "ci_low": 10.63, "ci_high": 12.79}, {"Year": 2008.0, "overdose_per_100k": 11.72, "ci_low": 10.65, "ci_high": 12.79}, {"Year": 2008.0, "overdose_per_100k": 11.73, "ci_low": 10.67, "ci_high": 12.78}, {"Year": 2008.0, "overdose_per_100k": 11.73, "ci_low": 10.69, "ci_high": 12.78}, {"Year": 2008.0, "overdose_per_100k": 11.74, "ci_low": 10.71, "ci_high": 12.77}, {"Year": 2008.0, "overdose_per_100k": 11.75, "ci_low": 10.73, "ci_high": 12.76}, {"Year": 2008.0, "overdose_per_100k": 11.75, "ci_low": 10.75, "ci_high": 12.76}, {"Year": 2008.0, "overdose_per_100k": 11.76, "ci_low": 10.76, "ci_high": 12.76}, {"Year": 2008.0, "overdose_per_100k": 11.77, "ci_low": 10.78, "ci_high": 12.75}, {"Year": 2008.0, "overdose_per_100k": 11.77, "ci_low": 10.8, "ci_high": 12.75}, {"Year": 2008.0, "overdose_per_100k": 11.78, "ci_low": 10.81, "ci_high": 12.75}, {"Year": 2008.0, "overdose_per_100k": 11.79, "ci_low": 10.83, "ci_high": 12.74}, {"Year": 2008.0, "overdose_per_100k": 11.79, "ci_low": 10.85, "ci_high": 12.74}, {"Year": 2008.0, "overdose_per_100k": 11.8, "ci_low": 10.86, "ci_high": 12.74}, {"Year": 2008.0, "overdose_per_100k": 11.81, "ci_low": 10.87, "ci_high": 12.74}, {"Year": 2008.0, "overdose_per_100k": 11.81, "ci_low": 10.89, "ci_high": 12.74}, {"Year": 2008.0, "overdose_per_100k": 11.82, "ci_low": 10.9, "ci_high": 12.74}, {"Year": 2008.0, "overdose_per_100k": 11.83, "ci_low": 10.91, "ci_high": 12.74}, {"Year": 2008.0, "overdose_per_100k": 11.83, "ci_low": 10.93, "ci_high": 12.74}, {"Year": 2008.0, "overdose_per_100k": 11.84, "ci_low": 10.94, "ci_high": 12.74}, {"Year": 2008.0, "overdose_per_100k": 11.85, "ci_low": 10.95, "ci_high": 12.75}, {"Year": 2008.0, "overdose_per_100k": 11.85, "ci_low": 10.96, "ci_high": 12.75}, {"Year": 2008.0, "overdose_per_100k": 11.86, "ci_low": 10.97, "ci_high": 12.75}, {"Year": 2008.0, "overdose_per_100k": 11.87, "ci_low": 10.98, "ci_high": 12.76}, {"Year": 2008.0, "overdose_per_100k": 11.87, "ci_low": 10.99, "ci_high": 12.76}, {"Year": 2008.0, "overdose_per_100k": 11.88, "ci_low": 10.99, "ci_high": 12.77}, {"Year": 2008.0, "overdose_per_100k": 11.89, "ci_low": 11.0, "ci_high": 12.78}, {"Year": 2009.0, "overdose_per_100k": 11.89, "ci_low": 11.01, "ci_high": 12.78}, {"Year": 2009.0, "overdose_per_100k": 11.9, "ci_low": 11.01, "ci_high": 12.79}, {"Year": 2009.0, "overdose_per_100k": 11.91, "ci_low": 11.02, "ci_high": 12.8}, {"Year": 2009.0, "overdose_per_100k": 11.92, "ci_low": 11.02, "ci_high": 12.81}, {"Year": 2009.0, "overdose_per_100k": 11.92, "ci_low": 11.03, "ci_high": 12.82}, {"Year": 2009.0, "overdose_per_100k": 11.93, "ci_low": 11.03, "ci_high": 12.83}, {"Year": 2009.0, "overdose_per_100k": 11.94, "ci_low": 11.03, "ci_high": 12.84}, {"Year": 2009.0, "overdose_per_100k": 11.94, "ci_low": 11.03, "ci_high": 12.85}, {"Year": 2009.0, "overdose_per_100k": 11.95, "ci_low": 11.04, "ci_high": 12.86}, {"Year": 2009.0, "overdose_per_100k": 11.96, "ci_low": 11.04, "ci_high": 12.87}, {"Year": 2009.0, "overdose_per_100k": 11.96, "ci_low": 11.04, "ci_high": 12.89}, {"Year": 2009.0, "overdose_per_100k": 11.97, "ci_low": 11.04, "ci_high": 12.9}, {"Year": 2009.0, "overdose_per_100k": 11.98, "ci_low": 11.04, "ci_high": 12.92}, {"Year": 2009.0, "overdose_per_100k": 11.98, "ci_low": 11.03, "ci_high": 12.93}, {"Year": 2009.0, "overdose_per_100k": 11.99, "ci_low": 11.03, "ci_high": 12.95}, {"Year": 2009.0, "overdose_per_100k": 12.0, "ci_low": 11.03, "ci_high": 12.96}, {"Year": 2009.0, "overdose_per_100k": 12.0, "ci_low": 11.03, "ci_high": 12.98}, {"Year": 2009.0, "overdose_per_100k": 12.01, "ci_low": 11.02, "ci_high": 13.0}, {"Year": 2009.0, "overdose_per_100k": 12.02, "ci_low": 11.02, "ci_high": 13.01}, {"Year": 2009.0, "overdose_per_100k": 12.02, "ci_low": 11.02, "ci_high": 13.03}, {"Year": 2009.0, "overdose_per_100k": 12.03, "ci_low": 11.01, "ci_high": 13.05}, {"Year": 2009.0, "overdose_per_100k": 12.04, "ci_low": 11.01, "ci_high": 13.07}, {"Year": 2009.0, "overdose_per_100k": 12.04, "ci_low": 11.0, "ci_high": 13.09}, {"Year": 2009.0, "overdose_per_100k": 12.05, "ci_low": 11.0, "ci_high": 13.11}, {"Year": 2009.0, "overdose_per_100k": 12.06, "ci_low": 10.99, "ci_high": 13.13}, {"Year": 2009.0, "overdose_per_100k": 12.06, "ci_low": 10.98, "ci_high": 13.15}, {"Year": 2009.0, "overdose_per_100k": 12.07, "ci_low": 10.98, "ci_high": 13.17}, {"Year": 2009.0, "overdose_per_100k": 12.08, "ci_low": 10.97, "ci_high": 13.19}, {"Year": 2009.0, "overdose_per_100k": 12.08, "ci_low": 10.96, "ci_high": 13.21}, {"Year": 2009.0, "overdose_per_100k": 12.09, "ci_low": 10.95, "ci_high": 13.23}, {"Year": 2009.0, "overdose_per_100k": 12.1, "ci_low": 10.94, "ci_high": 13.25}, {"Year": 2009.0, "overdose_per_100k": 12.1, "ci_low": 10.94, "ci_high": 13.27}, {"Year": 2009.0, "overdose_per_100k": 12.11, "ci_low": 10.93, "ci_high": 13.3}, {"Year": 2010.0, "overdose_per_100k": 12.12, "ci_low": 10.92, "ci_high": 13.32}, {"Year": 2010.0, "overdose_per_100k": 12.13, "ci_low": 10.91, "ci_high": 13.34}, {"Year": 2010.0, "overdose_per_100k": 12.13, "ci_low": 10.9, "ci_high": 13.37}, {"Year": 2010.0, "overdose_per_100k": 12.14, "ci_low": 10.89, "ci_high": 13.39}, {"Year": 2010.0, "overdose_per_100k": 12.15, "ci_low": 10.88, "ci_high": 13.41}, {"Year": 2010.0, "overdose_per_100k": 12.15, "ci_low": 10.87, "ci_high": 13.44}, {"Year": 2010.0, "overdose_per_100k": 12.16, "ci_low": 10.86, "ci_high": 13.46}, {"Year": 2010.0, "overdose_per_100k": 12.17, "ci_low": 10.85, "ci_high": 13.49}, {"Year": 2010.0, "overdose_per_100k": 12.17, "ci_low": 10.84, "ci_high": 13.51}, {"Year": 2010.0, "overdose_per_100k": 12.18, "ci_low": 10.82, "ci_high": 13.53}, {"Year": 2010.0, "overdose_per_100k": 12.19, "ci_low": 10.81, "ci_high": 13.56}, {"Year": 2010.0, "overdose_per_100k": 12.19, "ci_low": 10.8, "ci_high": 13.58}, {"Year": 2010.0, "overdose_per_100k": 12.2, "ci_low": 10.79, "ci_high": 13.61}, {"Year": 2010.0, "overdose_per_100k": 12.21, "ci_low": 10.78, "ci_high": 13.63}, {"Year": 2010.0, "overdose_per_100k": 12.21, "ci_low": 10.77, "ci_high": 13.66}, {"Year": 2010.0, "overdose_per_100k": 12.22, "ci_low": 10.75, "ci_high": 13.69}, {"Year": 2010.0, "overdose_per_100k": 12.23, "ci_low": 10.74, "ci_high": 13.71}], "data-666077794fe9b0ba4baa1b4b43e5789c": [{"Date": 2007, "color": "black"}]}}
